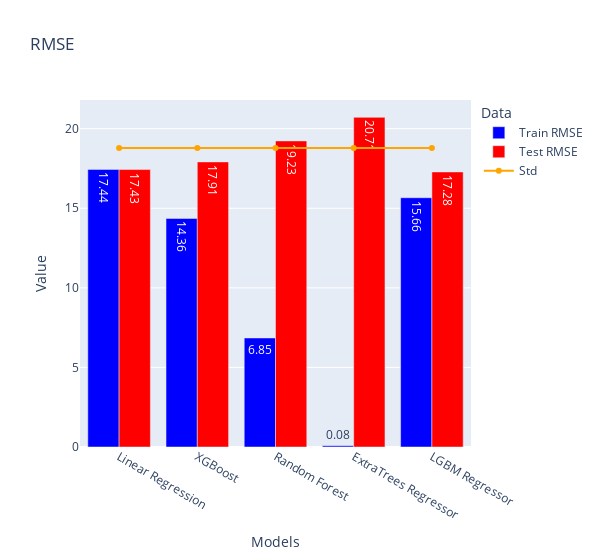

Source (notebook cell):
### Code cell
fig = go.Figure()

# Bar chart for RMSE
fig.add_trace(go.Bar(
    x=models,
    y=train_rmse,
    name='Train RMSE',
    marker_color='blue',
    text=train_rmse,  # Add this line to specify the text for each bar
    # 'auto' places the text inside the bars; you can also use 'outside' or 'inside'
    textposition='auto'
))

fig.add_trace(go.Bar(
    x=models,
    y=test_rmse,
    name='Test RMSE',
    marker_color='red',
    text=test_rmse,  # Add this line to specify the text for each bar
    # 'auto' places the text inside the bars; you can also use 'outside' or 'inside'
    textposition='auto'
))
# Update the layout
fig.update_layout(
    barmode='group',
    title='RMSE',
    xaxis_title='Models',
    yaxis_title='Value',
    legend_title='Data',
    width=600,
    # plot_bgcolor='rgba(0,0,0,0)',  # Set plot background color to transparent
    # paper_bgcolor='rgba(0,0,0,0)'
)

# # Line chart for std
# fig.add_trace(go.Scatter(
#     x=models,
#     y=[stdev for model in models],
#     mode='lines+markers',
#     name='Std',
#     line=dict(color='green', width=2)
# ))

# Line chart for std
fig.add_trace(go.Scatter(
    x=models,
    y=[standard_deviation for i in range(len(models))],
    mode='lines+markers',
    name='Std',
    line=dict(color='orange', width=2)
))
fig.show()

### Figure 1 — Plotly figure (JSON) as saved in the notebook; plotly's stock layout.template omitted (floating-point values rounded to 4 significant figures)
{"data": [{"marker": {"color": "blue"}, "name": "Train RMSE", "text": ["17.44", "14.36", "6.85", "0.08", "15.66"], "textposition": "auto", "type": "bar", "x": ["Linear Regression", "XGBoost", "Random Forest", "ExtraTrees Regressor", "LGBM Regressor"], "y": [17.44, 14.36, 6.85, 0.08, 15.66]}, {"marker": {"color": "red"}, "name": "Test RMSE", "text": ["17.43", "17.91", "19.23", "20.71", "17.28"], "textposition": "auto", "type": "bar", "x": ["Linear Regression", "XGBoost", "Random Forest", "ExtraTrees Regressor", "LGBM Regressor"], "y": [17.43, 17.91, 19.23, 20.71, 17.28]}, {"line": {"color": "orange", "width": 2}, "mode": "lines+markers", "name": "Std", "type": "scatter", "x": ["Linear Regression", "XGBoost", "Random Forest", "ExtraTrees Regressor", "LGBM Regressor"], "y": [18.78, 18.78, 18.78, 18.78, 18.78]}], "layout": {"barmode": "group", "legend": {"title": {"text": "Data"}}, "title": {"text": "RMSE"}, "width": 600, "xaxis": {"title": {"text": "Models"}}, "yaxis": {"title": {"text": "Value"}}}}
